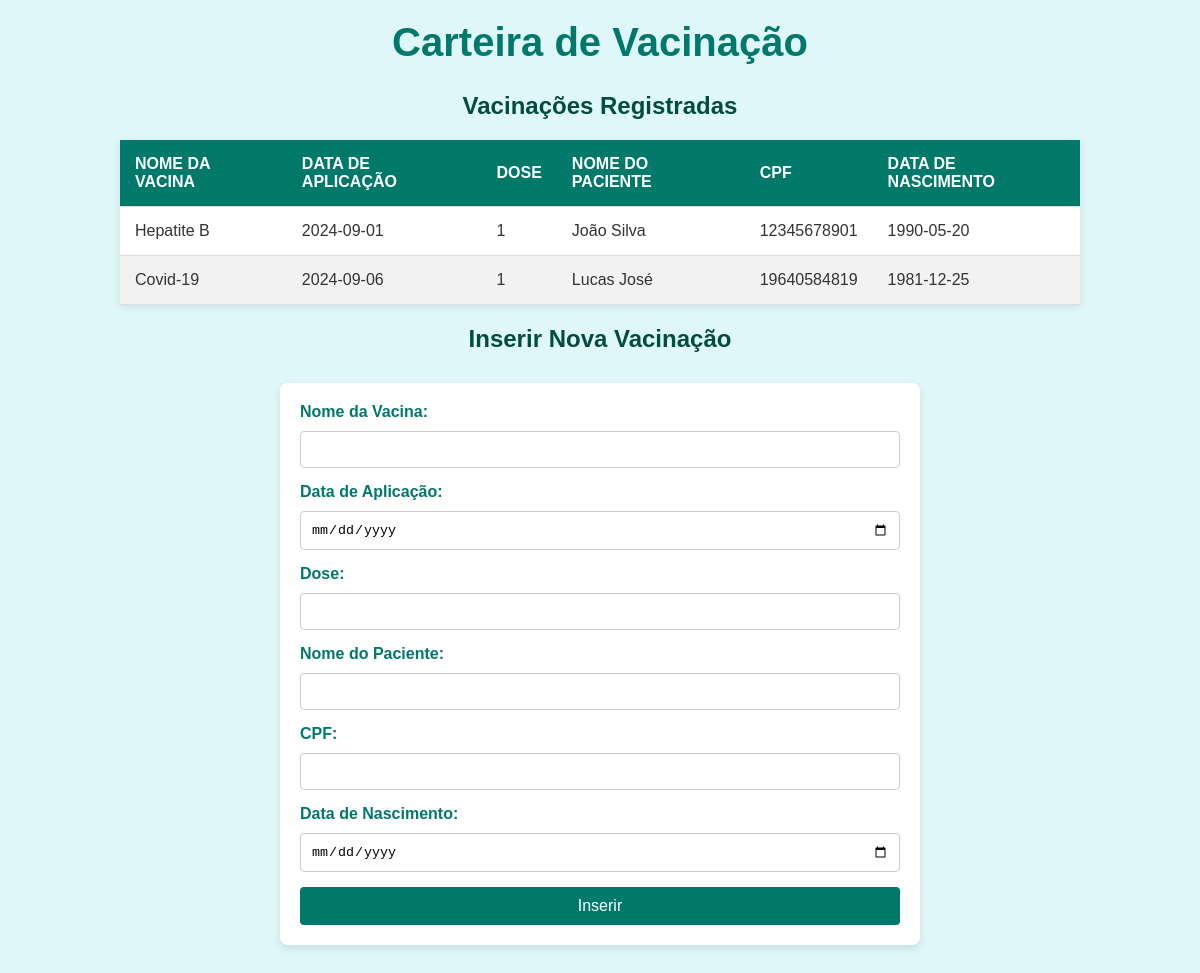
Before: / with the older database file.
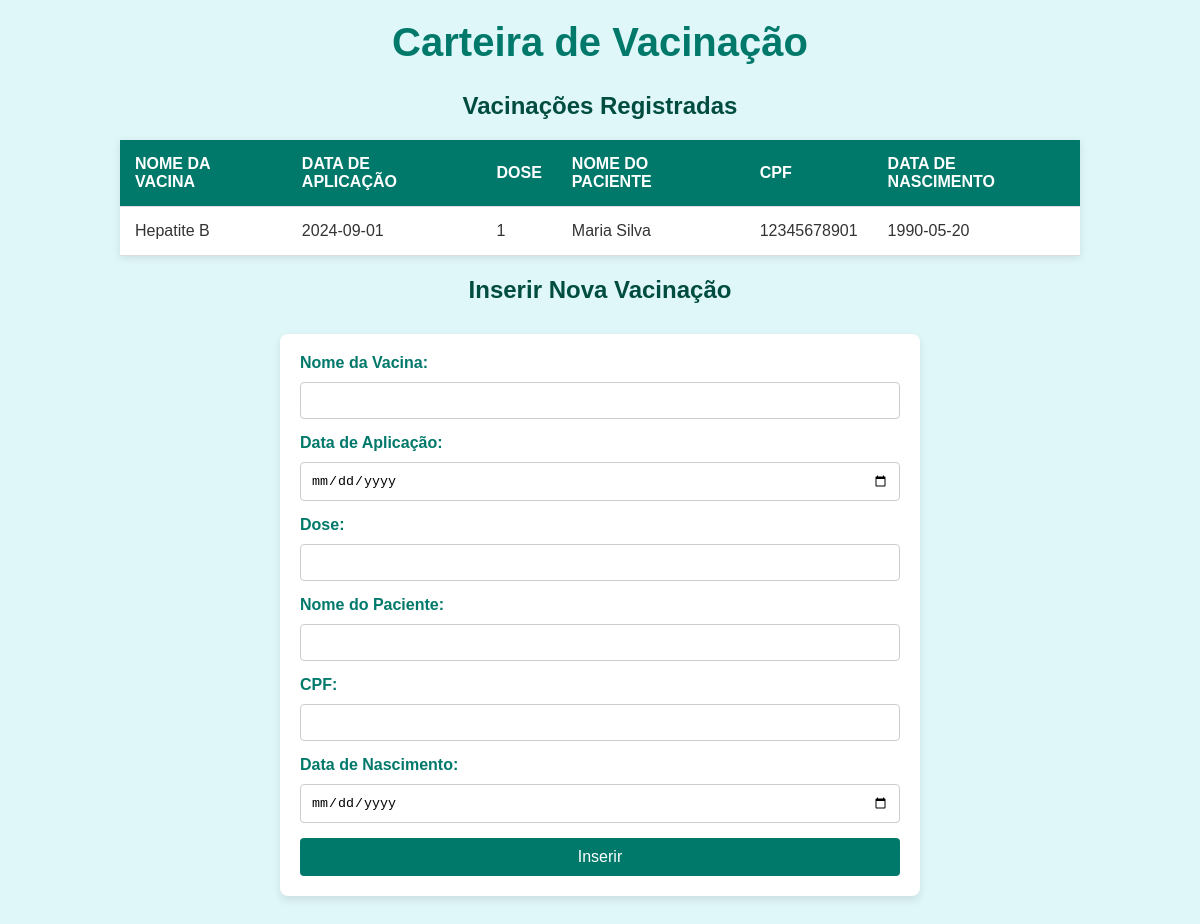
After: the same page with the newer database file.
### tables this page shows
CREATE TABLE vacinacoes (
    id INTEGER PRIMARY KEY AUTOINCREMENT,
    nome_vacina TEXT NOT NULL,
    data_aplicacao DATE NOT NULL,
    dose INTEGER NOT NULL,
    nome_paciente TEXT NOT NULL,
    cpf TEXT NOT NULL,
    data_nascimento DATE NOT NULL
);

### index.php (the view, shortened to what this page needs)
<?php
$db = new SQLite3('carteira_vacinacao.db');
$query = "SELECT * FROM vacinacoes";
$results = $db->query($query);
?>
<!DOCTYPE html>
<html lang="pt-BR">
<head>
    <link rel="stylesheet" href="style.css">
</head>
<body>
    <header>
        <h1>Carteira de Vacinação</h1>
    </header>
    <main>
        <section class="table-section">
            <h2>Vacinações Registradas</h2>
            <table>
                <thead>
                    <tr>
                        <th>Nome da Vacina</th>
                        <th>Data de Aplicação</th>
                        <th>Dose</th>
                        <th>Nome do Paciente</th>
                        <th>CPF</th>
                        <th>Data de Nascimento</th>
                    </tr>
                </thead>
                <tbody>
                    <?php while ($row = $results->fetchArray()): ?>
                    <tr>
                        <td><?php echo htmlspecialchars($row['nome_vacina']); ?></td>
                        <td><?php echo htmlspecialchars($row['data_aplicacao']); ?></td>
                        <td><?php echo htmlspecialchars($row['dose']); ?></td>
                        <td><?php echo htmlspecialchars($row['nome_paciente']); ?></td>
                        <td><?php echo htmlspecialchars($row['cpf']); ?></td>
                        <td><?php echo htmlspecialchars($row['data_nascimento']); ?></td>
                    </tr>
                    <?php endwhile; ?>
                </tbody>
            </table>
        </section>
        <section class="form-section">
            <h2>Inserir Nova Vacinação</h2>
            <form action="inserir.php" method="post">
                <div class="form-group">
                    <label for="nome_vacina">Nome da Vacina:</label>
                    <input type="text" id="nome_vacina" name="nome_vacina" required>
                </div>
                <div class="form-group">
                    <label for="data_aplicacao">Data de Aplicação:</label>
                    <input type="date" id="data_aplicacao" name="data_aplicacao" required>
                </div>
                <div class="form-group">
                    <label for="dose">Dose:</label>
                    <input type="number" id="dose" name="dose" required>
                </div>
                <div class="form-group">
                    <label for="nome_paciente">Nome do Paciente:</label>
                    <input type="text" id="nome_paciente" name="nome_paciente" required>
                </div>
                <div class="form-group">
                    <label for="cpf">CPF:</label>
                    <input type="text" id="cpf" name="cpf" required>
                </div>
                <div class="form-group">
                    <label for="data_nascimento">Data de Nascimento:</label>
                    <input type="date" id="data_nascimento" name="data_nascimento" required>
                </div>
                <div class="form-group">
                    <input type="submit" value="Inserir">
                </div>
            </form>
        </section>
    </main>
</body>
</html>

### style.css (style rules this page uses)
body { font-family: 'Arial', sans-serif; margin: 0; padding: 0; background-color: #e0f7fa; color: #333; }
h1 { text-align: center; color: #00796b; font-size: 2.5em; margin-top: 20px; }
h2 { text-align: center; color: #004d40; margin-top: 15px; }
table { width: 80%; margin: 20px auto; border-collapse: collapse; box-shadow: 0 2px 8px rgba(0, 0, 0, 0.1); background-color: #fff; }
th, td { padding: 15px; text-align: left; border-bottom: 1px solid #ddd; }
th { background-color: #00796b; color: #fff; text-transform: uppercase; }
form { width: 50%; margin: 30px auto; padding: 20px; background-color: #ffffff; box-shadow: 0 4px 8px rgba(0, 0, 0, 0.1); border-radius: 8px; }
form label { display: block; margin-bottom: 10px; font-weight: bold; color: #00796b; }
form input[type="text"], form input[type="date"], form input[type="number"] { width: 100%; padding: 10px; margin-bottom: 15px; border: 1px solid #ccc; border-radius: 4px; box-sizing: border-box; }
form input[type="submit"] { background-color: #00796b; color: white; padding: 10px 15px; border: none; border-radius: 4px; cursor: pointer; font-size: 16px; width: 100%; }
tr:nth-child(even) { background-color: #f2f2f2; }

Changed rows visible on the page:
removed vacinacoes: nome_vacina "Covid-19", data_aplicacao "2024-09-06", dose "1", nome_paciente "Lucas José", cpf "19640584819", data_nascimento "1981-12-25"
changed vacinacoes "Hepatite B": nome_paciente "João Silva" → "Maria Silva"
